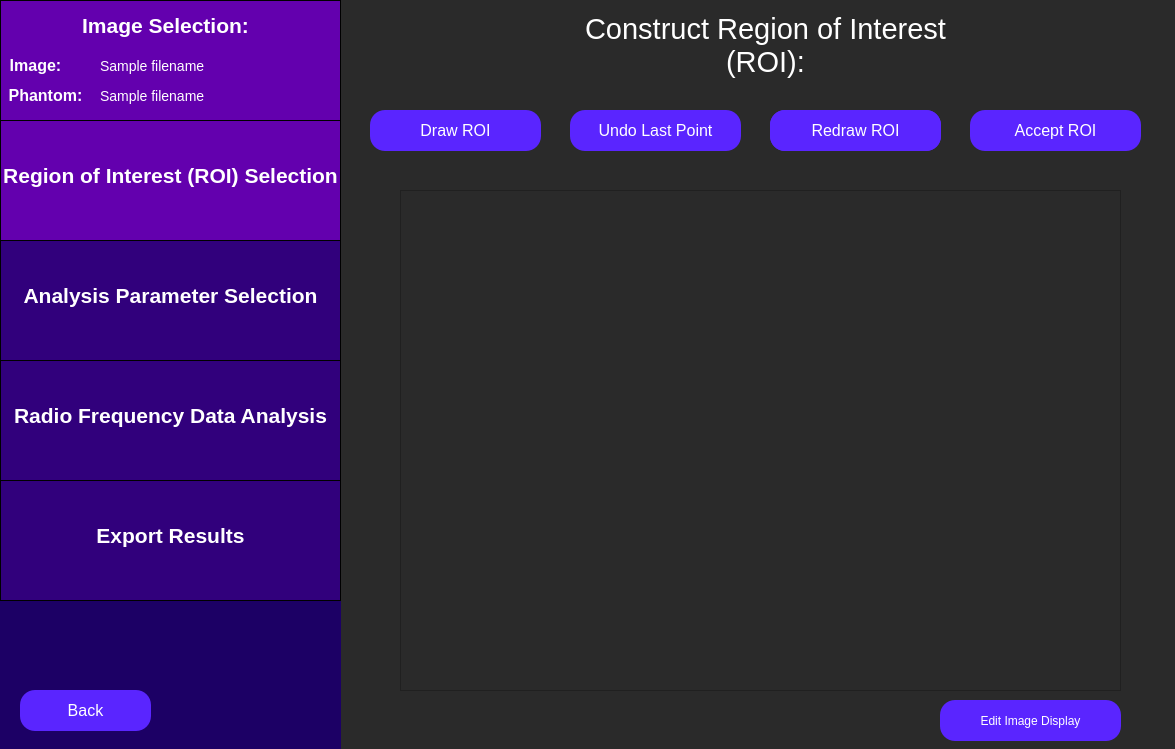
<?xml version="1.0" encoding="UTF-8"?>
<ui version="4.0">
 <class>constructRoi</class>
 <widget class="QWidget" name="constructRoi">
  <property name="geometry">
   <rect>
    <x>0</x>
    <y>0</y>
    <width>1175</width>
    <height>749</height>
   </rect>
  </property>
  <property name="windowTitle">
   <string>Select Region of Interest</string>
  </property>
  <property name="styleSheet">
   <string notr="true">QWidget {
	background: rgb(42, 42, 42);
}</string>
  </property>
  <widget class="QLabel" name="constructRoiLabel">
   <property name="geometry">
    <rect>
     <x>550</x>
     <y>-20</y>
     <width>431</width>
     <height>131</height>
    </rect>
   </property>
   <property name="styleSheet">
    <string notr="true">QLabel {
	font-size: 29px;
	color: rgb(255, 255, 255);
	background-color: rgba(255, 255, 255, 0);
}</string>
   </property>
   <property name="text">
    <string>Construct Region of Interest (ROI):</string>
   </property>
   <property name="textFormat">
    <enum>Qt::AutoText</enum>
   </property>
   <property name="scaledContents">
    <bool>false</bool>
   </property>
   <property name="alignment">
    <set>Qt::AlignCenter</set>
   </property>
   <property name="wordWrap">
    <bool>true</bool>
   </property>
  </widget>
  <widget class="QFrame" name="imDisplayFrame">
   <property name="geometry">
    <rect>
     <x>400</x>
     <y>190</y>
     <width>721</width>
     <height>501</height>
    </rect>
   </property>
   <property name="frameShape">
    <enum>QFrame::StyledPanel</enum>
   </property>
   <property name="frameShadow">
    <enum>QFrame::Raised</enum>
   </property>
  </widget>
  <widget class="QPushButton" name="drawRoiButton">
   <property name="geometry">
    <rect>
     <x>370</x>
     <y>110</y>
     <width>171</width>
     <height>41</height>
    </rect>
   </property>
   <property name="styleSheet">
    <string notr="true">QPushButton {
	color: white;
	font-size: 16px;
	background: rgb(90, 37, 255);
	border-radius: 15px;
}
QPushButton:checked {
	color:white; 
	font-size: 16px;
	background: rgb(45, 0, 110);
	border-radius: 15px;
}
</string>
   </property>
   <property name="text">
    <string>Draw ROI</string>
   </property>
   <property name="checkable">
    <bool>true</bool>
   </property>
   <property name="checked">
    <bool>false</bool>
   </property>
  </widget>
  <widget class="QPushButton" name="undoLastPtButton">
   <property name="geometry">
    <rect>
     <x>570</x>
     <y>110</y>
     <width>171</width>
     <height>41</height>
    </rect>
   </property>
   <property name="styleSheet">
    <string notr="true">QPushButton {
	color: white;
	font-size: 16px;
	background: rgb(90, 37, 255);
	border-radius: 15px;
}</string>
   </property>
   <property name="text">
    <string>Undo Last Point</string>
   </property>
   <property name="checkable">
    <bool>false</bool>
   </property>
  </widget>
  <widget class="QPushButton" name="acceptRoiButton">
   <property name="geometry">
    <rect>
     <x>970</x>
     <y>110</y>
     <width>171</width>
     <height>41</height>
    </rect>
   </property>
   <property name="styleSheet">
    <string notr="true">QPushButton {
	color: white;
	font-size: 16px;
	background: rgb(90, 37, 255);
	border-radius: 15px;
}</string>
   </property>
   <property name="text">
    <string>Accept ROI</string>
   </property>
   <property name="checkable">
    <bool>false</bool>
   </property>
  </widget>
  <widget class="QWidget" name="sidebar" native="true">
   <property name="geometry">
    <rect>
     <x>0</x>
     <y>0</y>
     <width>341</width>
     <height>751</height>
    </rect>
   </property>
   <property name="toolTip">
    <string>&lt;html&gt;&lt;head/&gt;&lt;body&gt;&lt;p&gt;&lt;br/&gt;&lt;/p&gt;&lt;/body&gt;&lt;/html&gt;</string>
   </property>
   <property name="styleSheet">
    <string notr="true">QWidget {
	background-color: rgb(28, 0, 101);
}</string>
   </property>
   <widget class="QFrame" name="imageSelectionSidebar">
    <property name="geometry">
     <rect>
      <x>0</x>
      <y>0</y>
      <width>341</width>
      <height>121</height>
     </rect>
    </property>
    <property name="styleSheet">
     <string notr="true">QFrame {
	background-color: rgb(99, 0, 174);
	border: 1px solid black;
}</string>
    </property>
    <property name="frameShape">
     <enum>QFrame::StyledPanel</enum>
    </property>
    <property name="frameShadow">
     <enum>QFrame::Raised</enum>
    </property>
    <widget class="QLabel" name="imageSelectionLabelSidebar">
     <property name="geometry">
      <rect>
       <x>70</x>
       <y>0</y>
       <width>191</width>
       <height>51</height>
      </rect>
     </property>
     <property name="styleSheet">
      <string notr="true">QLabel {
	font-size: 21px;
	color: rgb(255, 255, 255);
	background-color: rgba(255, 255, 255, 0);
	border: 0px;
	font-weight: bold;
}</string>
     </property>
     <property name="text">
      <string>Image Selection:</string>
     </property>
     <property name="alignment">
      <set>Qt::AlignCenter</set>
     </property>
    </widget>
    <widget class="QLabel" name="imageLabel">
     <property name="geometry">
      <rect>
       <x>-60</x>
       <y>40</y>
       <width>191</width>
       <height>51</height>
      </rect>
     </property>
     <property name="styleSheet">
      <string notr="true">QLabel {
	font-size: 16px;
	color: rgb(255, 255, 255);
	background-color: rgba(255, 255, 255, 0);
	border: 0px;
	font-weight: bold;
}</string>
     </property>
     <property name="text">
      <string>Image:</string>
     </property>
     <property name="alignment">
      <set>Qt::AlignCenter</set>
     </property>
    </widget>
    <widget class="QLabel" name="phantomLabel">
     <property name="geometry">
      <rect>
       <x>-50</x>
       <y>70</y>
       <width>191</width>
       <height>51</height>
      </rect>
     </property>
     <property name="styleSheet">
      <string notr="true">QLabel {
	font-size: 16px;
	color: rgb(255, 255, 255);
	background-color: rgba(255, 255, 255, 0);
	border: 0px;
	font-weight: bold
}</string>
     </property>
     <property name="text">
      <string>Phantom:</string>
     </property>
     <property name="alignment">
      <set>Qt::AlignCenter</set>
     </property>
    </widget>
    <widget class="QLabel" name="imagePathInput">
     <property name="geometry">
      <rect>
       <x>100</x>
       <y>40</y>
       <width>241</width>
       <height>51</height>
      </rect>
     </property>
     <property name="styleSheet">
      <string notr="true">QLabel {
	font-size: 14px;
	color: rgb(255, 255, 255);
	background-color: rgba(255, 255, 255, 0);
	border: 0px;
}</string>
     </property>
     <property name="text">
      <string>Sample filename </string>
     </property>
     <property name="alignment">
      <set>Qt::AlignLeading|Qt::AlignLeft|Qt::AlignVCenter</set>
     </property>
    </widget>
    <widget class="QLabel" name="phantomPathInput">
     <property name="geometry">
      <rect>
       <x>100</x>
       <y>70</y>
       <width>241</width>
       <height>51</height>
      </rect>
     </property>
     <property name="styleSheet">
      <string notr="true">QLabel {
	font-size: 14px;
	color: rgb(255, 255, 255);
	background-color: rgba(255, 255, 255, 0);
	border: 0px;
}</string>
     </property>
     <property name="text">
      <string>Sample filename </string>
     </property>
     <property name="alignment">
      <set>Qt::AlignLeading|Qt::AlignLeft|Qt::AlignVCenter</set>
     </property>
    </widget>
   </widget>
   <widget class="QFrame" name="roiSidebar">
    <property name="geometry">
     <rect>
      <x>0</x>
      <y>120</y>
      <width>341</width>
      <height>121</height>
     </rect>
    </property>
    <property name="styleSheet">
     <string notr="true">QFrame {
	background-color: rgb(99, 0, 174);
	border: 1px solid black;
}</string>
    </property>
    <property name="frameShape">
     <enum>QFrame::StyledPanel</enum>
    </property>
    <property name="frameShadow">
     <enum>QFrame::Raised</enum>
    </property>
    <widget class="QLabel" name="roiSidebarLabel">
     <property name="geometry">
      <rect>
       <x>0</x>
       <y>30</y>
       <width>341</width>
       <height>51</height>
      </rect>
     </property>
     <property name="styleSheet">
      <string notr="true">QLabel {
	font-size: 21px;
	color: rgb(255, 255, 255);
	background-color: rgba(255, 255, 255, 0);
	border: 0px;
	font-weight: bold;
}</string>
     </property>
     <property name="text">
      <string>Region of Interest (ROI) Selection</string>
     </property>
     <property name="alignment">
      <set>Qt::AlignCenter</set>
     </property>
    </widget>
   </widget>
   <widget class="QFrame" name="rfAnalysisSidebar">
    <property name="geometry">
     <rect>
      <x>0</x>
      <y>360</y>
      <width>341</width>
      <height>121</height>
     </rect>
    </property>
    <property name="styleSheet">
     <string notr="true">QFrame {
	background-color:  rgb(49, 0, 124);
	border: 1px solid black;
}</string>
    </property>
    <property name="frameShape">
     <enum>QFrame::StyledPanel</enum>
    </property>
    <property name="frameShadow">
     <enum>QFrame::Raised</enum>
    </property>
    <widget class="QLabel" name="rfAnalysisLabel">
     <property name="geometry">
      <rect>
       <x>0</x>
       <y>30</y>
       <width>341</width>
       <height>51</height>
      </rect>
     </property>
     <property name="styleSheet">
      <string notr="true">QLabel {
	font-size: 21px;
	color: rgb(255, 255, 255);
	background-color: rgba(255, 255, 255, 0);
	border: 0px;
	font-weight: bold;
}</string>
     </property>
     <property name="text">
      <string>Radio Frequency Data Analysis</string>
     </property>
     <property name="alignment">
      <set>Qt::AlignCenter</set>
     </property>
    </widget>
   </widget>
   <widget class="QFrame" name="exportResultsSidebar">
    <property name="geometry">
     <rect>
      <x>0</x>
      <y>480</y>
      <width>341</width>
      <height>121</height>
     </rect>
    </property>
    <property name="styleSheet">
     <string notr="true">QFrame {
	background-color:  rgb(49, 0, 124);
	border: 1px solid black;
}</string>
    </property>
    <property name="frameShape">
     <enum>QFrame::StyledPanel</enum>
    </property>
    <property name="frameShadow">
     <enum>QFrame::Raised</enum>
    </property>
    <widget class="QLabel" name="exportResultsLabel">
     <property name="geometry">
      <rect>
       <x>20</x>
       <y>30</y>
       <width>301</width>
       <height>51</height>
      </rect>
     </property>
     <property name="styleSheet">
      <string notr="true">QLabel {
	font-size: 21px;
	color: rgb(255, 255, 255);
	background-color: rgba(255, 255, 255, 0);
	border: 0px;
	font-weight: bold;
}</string>
     </property>
     <property name="text">
      <string>Export Results</string>
     </property>
     <property name="alignment">
      <set>Qt::AlignCenter</set>
     </property>
    </widget>
   </widget>
  </widget>
  <widget class="QFrame" name="analysisParamsSidebar">
   <property name="geometry">
    <rect>
     <x>0</x>
     <y>240</y>
     <width>341</width>
     <height>121</height>
    </rect>
   </property>
   <property name="styleSheet">
    <string notr="true">QFrame {
	background-color: rgb(49, 0, 124);
	border: 1px solid black;
}</string>
   </property>
   <property name="frameShape">
    <enum>QFrame::StyledPanel</enum>
   </property>
   <property name="frameShadow">
    <enum>QFrame::Raised</enum>
   </property>
   <widget class="QLabel" name="analysisParamsLabel">
    <property name="geometry">
     <rect>
      <x>0</x>
      <y>30</y>
      <width>341</width>
      <height>51</height>
     </rect>
    </property>
    <property name="styleSheet">
     <string notr="true">QLabel {
	font-size: 21px;
	color: rgb(255, 255, 255);
	background-color: rgba(255, 255, 255, 0);
	border: 0px;
	font-weight:bold;
}</string>
    </property>
    <property name="text">
     <string>Analysis Parameter Selection</string>
    </property>
    <property name="alignment">
     <set>Qt::AlignCenter</set>
    </property>
   </widget>
  </widget>
  <widget class="QPushButton" name="editImageDisplayButton">
   <property name="geometry">
    <rect>
     <x>940</x>
     <y>700</y>
     <width>181</width>
     <height>41</height>
    </rect>
   </property>
   <property name="styleSheet">
    <string notr="true">QPushButton {
	color: white;
	font-size: 12px;
	background: rgb(90, 37, 255);
	border-radius: 15px;
}</string>
   </property>
   <property name="text">
    <string>Edit Image Display</string>
   </property>
  </widget>
  <widget class="QPushButton" name="closeRoiButton">
   <property name="geometry">
    <rect>
     <x>770</x>
     <y>110</y>
     <width>171</width>
     <height>41</height>
    </rect>
   </property>
   <property name="styleSheet">
    <string notr="true">QPushButton {
	color: white;
	font-size: 16px;
	background: rgb(90, 37, 255);
	border-radius: 15px;
}</string>
   </property>
   <property name="text">
    <string>Close ROI</string>
   </property>
   <property name="checkable">
    <bool>false</bool>
   </property>
  </widget>
  <widget class="QPushButton" name="redrawRoiButton">
   <property name="geometry">
    <rect>
     <x>770</x>
     <y>110</y>
     <width>171</width>
     <height>41</height>
    </rect>
   </property>
   <property name="styleSheet">
    <string notr="true">QPushButton {
	color: white;
	font-size: 16px;
	background: rgb(90, 37, 255);
	border-radius: 15px;
}</string>
   </property>
   <property name="text">
    <string>Redraw ROI</string>
   </property>
   <property name="checkable">
    <bool>false</bool>
   </property>
  </widget>
  <widget class="QPushButton" name="backButton">
   <property name="geometry">
    <rect>
     <x>20</x>
     <y>690</y>
     <width>131</width>
     <height>41</height>
    </rect>
   </property>
   <property name="styleSheet">
    <string notr="true">QPushButton {
	color: white;
	font-size: 16px;
	background: rgb(90, 37, 255);
	border-radius: 15px;
}</string>
   </property>
   <property name="text">
    <string>Back</string>
   </property>
  </widget>
 </widget>
 <resources/>
 <connections/>
</ui>
